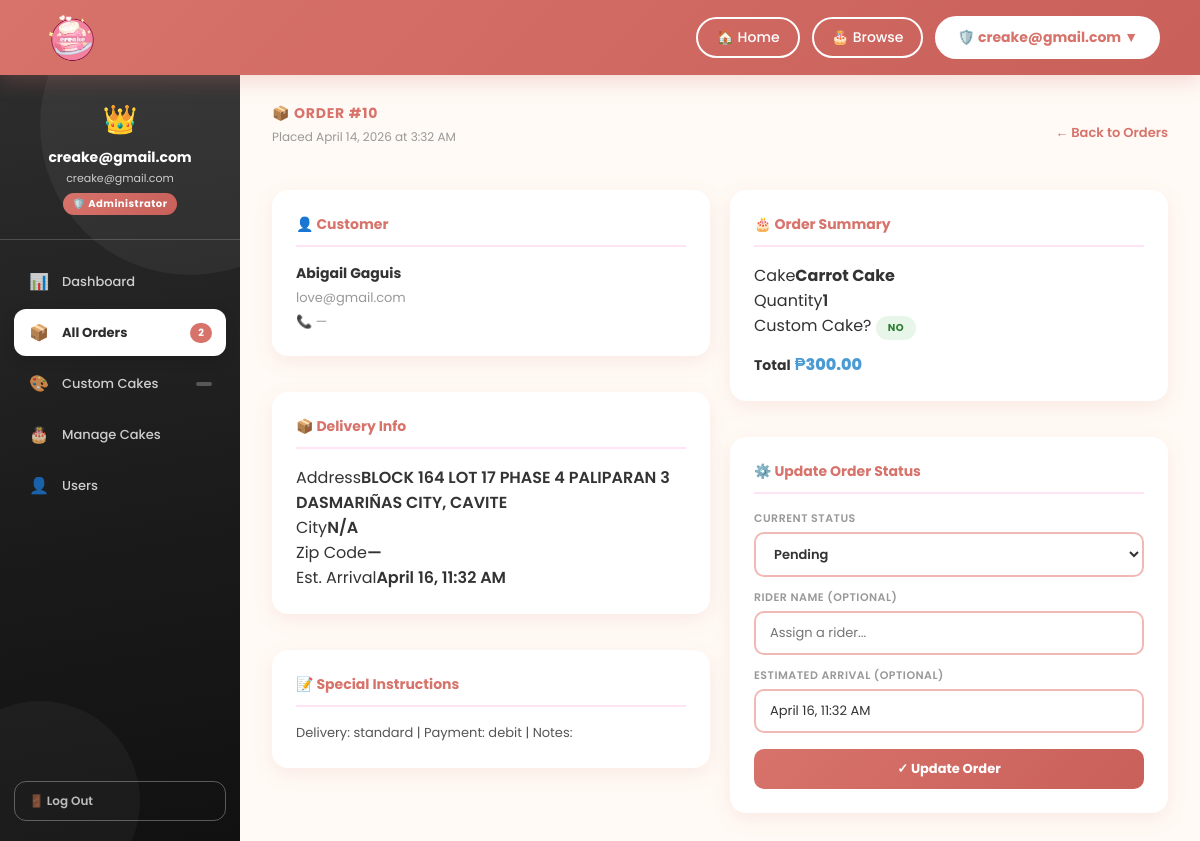
/admin-panel/orders/10/ (signed in), run on an earlier commit of the app's database.
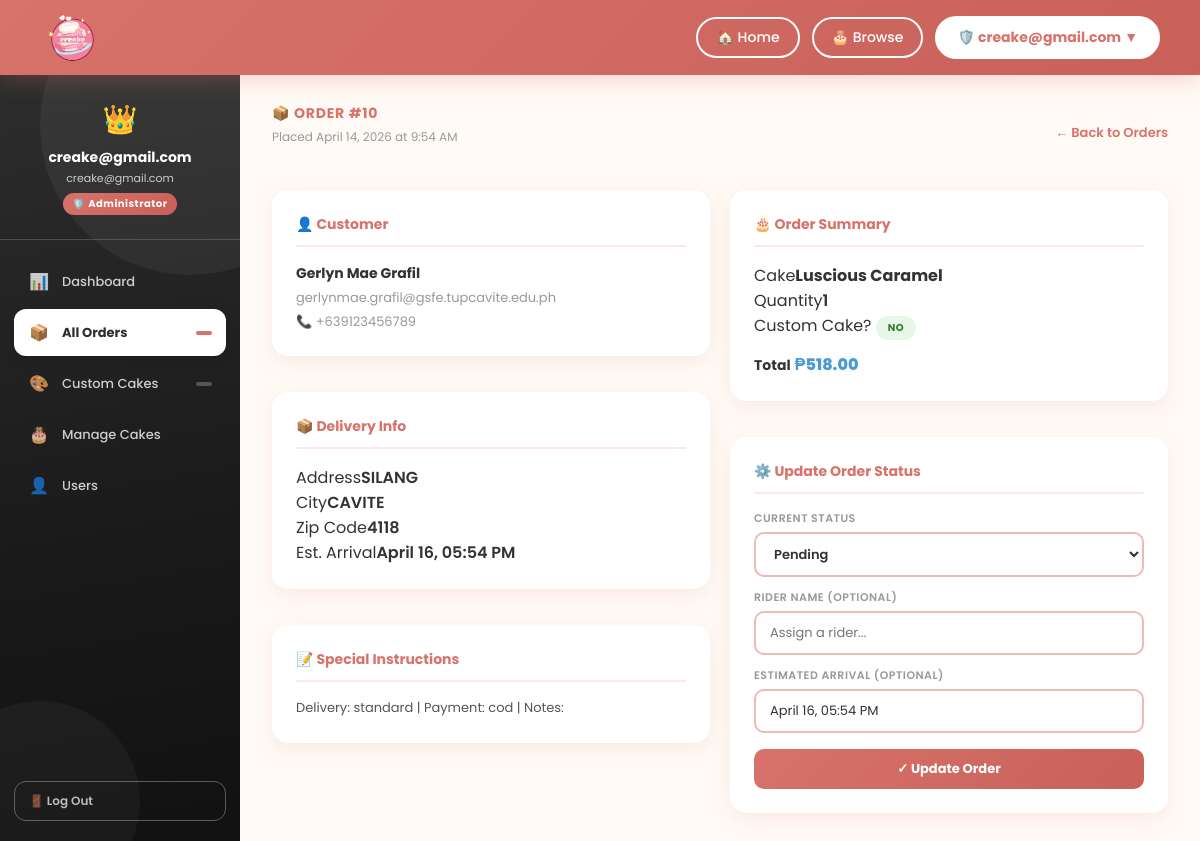
And on a later commit of the database.
### creake/models.py (models this page shows, shortened)
class Order(models.Model):
    STATUS_CHOICES = [
        ('pending', 'Pending'),
        ('paid', 'Paid'),
        ('baking', 'Baking'),
        ('out_for_delivery', 'Out for Delivery'),
        ('delivered', 'Delivered'),
        ('received', 'Received'),
        ('cancelled', 'Cancelled'),
    ]
    CUSTOM_STATUS_CHOICES = [
        ('none', 'Not a Custom Cake'),
        ('pending', 'Pending Approval'),
        ('approved', 'Approved'),
        ('rejected', 'Rejected'),
    ]
    user       = models.ForeignKey(User, on_delete=models.CASCADE, null=True, blank=True)
    cake_name  = models.CharField(max_length=100, default='')
    quantity   = models.IntegerField(default=1)
    total      = models.DecimalField(max_digits=8, decimal_places=2, default=0)
    address    = models.TextField(default='')
    city       = models.CharField(max_length=100, default='')
    zip_code   = models.CharField(max_length=20, default='')
    status     = models.CharField(max_length=50, default='pending', choices=STATUS_CHOICES)
    phone = models.CharField(max_length=20, blank=True, default='')
    is_custom_cake  = models.BooleanField(default=False)
    custom_status   = models.CharField(max_length=20, choices=CUSTOM_STATUS_CHOICES, default='none')
    created_at        = models.DateTimeField(auto_now_add=True)
    paid_at           = models.DateTimeField(null=True, blank=True)
    baking_at         = models.DateTimeField(null=True, blank=True)
    delivered_at      = models.DateTimeField(null=True, blank=True)
    received_at       = models.DateTimeField(null=True, blank=True)
    rider_name        = models.CharField(max_length=100, blank=True, null=True)
    estimated_arrival = models.CharField(max_length=100, blank=True, null=True)
    step              = models.IntegerField(default=0)
    special_instructions = models.TextField(blank=True, null=True)
    class Meta:
        ordering = ['-created_at']

### creake/views.py (the view)
# urls.py: path('admin-panel/orders/<int:order_id>/', views.admin_order_detail, name='admin_order_detail'),
@login_required
@user_passes_test(is_admin, login_url='creake:index')
def admin_order_detail(request, order_id):
    order = get_object_or_404(Order, id=order_id)
    context = {
        'order': order,
        'pending_orders_count': Order.objects.filter(status='pending').count(),
        'pending_custom_count': Order.objects.filter(is_custom_cake=True, custom_status='pending').count(),
    }
    return render(request, 'creake/admin_order_detail.html', context)

### creake/views.py (called while the page is built)
def is_admin(user):
    return user.is_authenticated and user.is_staff

### creake/templates/creake/admin_order_detail.html (shortened to what the changed rows need)
{% extends 'creake/base_admin.html' %}
{% block nav_orders %}active{% endblock %}
{% block content %}
<div style="display:flex;justify-content:space-between;align-items:center;flex-wrap:wrap;gap:12px;margin-bottom:4px;">
  <div>
    <div class="section-title">&#128230; Order #{{ order.id }}</div>
    <div class="section-sub">Placed {{ order.created_at|date:"F d, Y \a\t g:i A" }}</div>
  </div>
</div>
<div style="display:grid;grid-template-columns:1fr 1fr;gap:20px;">
  <div style="display:flex;flex-direction:column;gap:16px;">
    <div class="profile-card">
      <h3>&#128100; Customer</h3>
      <div style="font-size:14px;font-weight:700;color:#333;margin-bottom:4px;">
        {% if order.user %}
          {% if order.user.get_full_name %}{{ order.user.get_full_name }}{% else %}{{ order.user.username }}{% endif %}
        {% else %}
          Guest
        {% endif %}
      </div>
      <div style="font-size:13px;color:var(--text-muted);">
        {% if order.user %}{{ order.user.email }}{% else %}—{% endif %}
      </div>
      <div style="font-size:13px;color:var(--text-muted);margin-top:4px;">&#128222; {{ order.phone|default:"—" }}</div>
    </div>
    <div class="profile-card">
      <div class="order-item"><span>Address</span><span style="font-weight:600;">{{ order.address|default:"—" }}</span></div>
      <div class="order-item"><span>City</span><span style="font-weight:600;">{{ order.city|default:"—" }}</span></div>
      <div class="order-item"><span>Zip Code</span><span style="font-weight:600;">{{ order.zip_code|default:"—" }}</span></div>
      <div class="order-item"><span>Est. Arrival</span><span style="font-weight:600;">{{ order.estimated_arrival|default:"TBD" }}</span></div>
    </div>
    {% if order.special_instructions %}
    <div class="profile-card">
      <h3>&#128221; Special Instructions</h3>
      <p style="font-size:13px;color:#555;line-height:1.6;">{{ order.special_instructions }}</p>
    </div>
    {% endif %}
  </div>
  <div style="display:flex;flex-direction:column;gap:16px;">
    <div class="profile-card">
      <div class="order-item"><span>Cake</span><span style="font-weight:700;">{{ order.cake_name }}</span></div>
      <div class="order-item"><span>Quantity</span><span style="font-weight:600;">{{ order.quantity }}</span></div>
      <div class="order-item" style="border-bottom:none;padding-top:8px;margin-top:4px;">
        <span style="font-weight:700;font-size:14px;">Total</span>
        <span style="font-weight:800;font-size:16px;color:var(--blue-dark);">&#8369;{{ order.total }}</span>
      </div>
    </div>
    <div class="profile-card">
      <form method="post" action="{% url 'creake:admin_update_order_status' order.id %}">
        <div class="af-field" style="margin-bottom:16px;">
          <label>Estimated Arrival (optional)</label>
          <input type="text" name="estimated_arrival" value="{{ order.estimated_arrival|default:'' }}" placeholder="e.g. March 15, 3:00 PM">
        </div>
      </form>
    </div>
  </div>
</div>
{% endblock %}

### creake/templates/creake/base_admin.html (shortened to what this page needs)
{% load static %}
<!DOCTYPE html>
<html lang="en">
<head>
<link rel="stylesheet" href="{% static 'creake/css/dashboard.css' %}">
</head>
<body>
<header class="site-header">
  <div class="header-logo">
    <a href="{% url 'creake:index' %}">
      <img src="{% static 'creake/images/creaked.png' %}" alt="CREAKE">
    </a>
  </div>
  <nav class="header-nav">
    <a href="{% url 'creake:index' %}">&#127968; Home</a>
    <a href="{% url 'creake:index' %}#main-content">&#127874; Browse</a>
    <div class="user-dropdown-wrap">
      <button class="user-nav-btn" onclick="toggleDropdown()">
        &#128737;&#65039; {{ request.user.first_name|default:request.user.username }} &#9660;
      </button>
    </div>
  </nav>
</header>
<div class="db-page">
  <aside class="db-side">
    <div class="side-avatar">
      <div class="admin-crown">&#128081;</div>
      <h3>{{ request.user.get_full_name|default:request.user.username }}</h3>
      <span>{{ request.user.email }}</span>
      <div class="side-badge">&#128737;&#65039; Administrator</div>
    </div>
    <nav class="side-nav">
      <a class="nav-item {% block nav_dashboard %}{% endblock %}" href="{% url 'creake:admin_dashboard' %}">
        <span class="nav-icon">&#128202;</span> Dashboard
      </a>
      <a class="nav-item {% block nav_orders %}{% endblock %}" href="{% url 'creake:admin_orders' %}">
        <span class="nav-icon">&#128230;</span> All Orders
        <span class="nav-badge">{{ pending_orders_count|default:"" }}</span>
      </a>
      <a class="nav-item {% block nav_custom_cakes %}{% endblock %}" href="{% url 'creake:admin_custom_cakes' %}">
        <span class="nav-icon">&#127912;</span> Custom Cakes
        <span class="nav-badge">{{ pending_custom_count|default:"" }}</span>
      </a>
      <a class="nav-item {% block nav_cakes %}{% endblock %}" href="{% url 'creake:admin_cakes' %}">
        <span class="nav-icon">&#127874;</span> Manage Cakes
      </a>
      <a class="nav-item {% block nav_users %}{% endblock %}" href="{% url 'creake:admin_users' %}">
        <span class="nav-icon">&#128100;</span> Users
      </a>
    </nav>
    <div class="side-bottom">
      <form method="post" action="{% url 'creake:logout' %}" style="margin:0;">
        <button type="submit" class="side-logout">&#128682; Log Out</button>
      </form>
    </div>
  </aside>
  <main class="db-main">
    <div class="db-body">
      {% block content %}{% endblock %}
    </div>
  </main>
</div>
</body>
</html>

What changed in the data, as far as the page shows it:
changed Order id 10: created_at "April 14, 2026 at 3:32 AM" → "April 14, 2026 at 9:54 AM"; user.get_full_name "Abigail Gaguis" → "Gerlyn Mae Grafil"; user.email "love@gmail.com" → "gerlynmae.grafil@gsfe.tupcavite.edu.ph"; phone "—" → "+639123456789"; address "BLOCK 164 LOT 17 PHASE 4 PALIPARAN 3 DASMARIÑAS CITY, CAVITE" → "SILANG"; city "N/A" → "CAVITE"; zip_code "—" → "4118"; estimated_arrival "April 16, 11:32 AM" → "April 16, 05:54 PM"; special_instructions "Delivery: standard | Payment: debit | Notes:" → "Delivery: standard | Payment: cod | Notes:"; cake_name "Carrot Cake" → "Luscious Caramel"; total "300.00" → "518.00"
Also different on the page:
{{ pending_orders_count|default:"" }}: "2" → (not shown)
